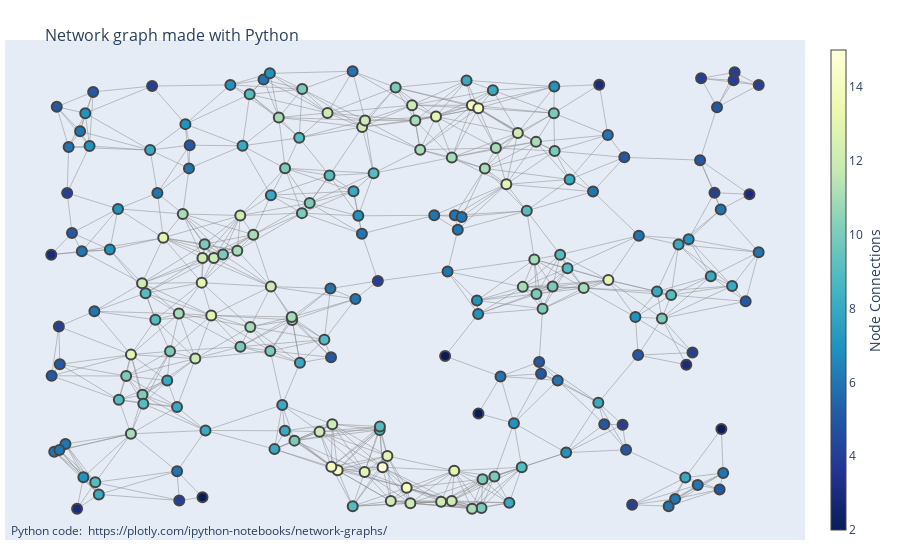

The notebook cell this image was saved under:
### Code cell
fig = go.Figure(data=[edge_trace, node_trace],
             layout=go.Layout(
                title='<br>Network graph made with Python',
                titlefont_size=16,
                showlegend=False,
                hovermode='closest',
                margin=dict(b=20,l=5,r=5,t=40),
                annotations=[ dict(
                    text="Python code: <a href='https://plotly.com/ipython-notebooks/network-graphs/'> https://plotly.com/ipython-notebooks/network-graphs/</a>",
                    showarrow=False,
                    xref="paper", yref="paper",
                    x=0.005, y=-0.002 ) ],
                xaxis=dict(showgrid=False, zeroline=False, showticklabels=False),
                yaxis=dict(showgrid=False, zeroline=False, showticklabels=False))
                )
fig.show()

### Figure 1 — Plotly figure (JSON) as saved in the notebook; plotly's stock layout.template omitted (floating-point values rounded to 4 significant figures; data arrays with more than 128 entries replaced by an {"elided": "..."} marker saying what was removed)
{"data": [{"hoverinfo": "none", "line": {"color": "#888", "width": 0.5}, "mode": "lines", "type": "scatter", "x": {"elided": "2466 float values"}, "y": {"elided": "2466 float values"}}, {"hoverinfo": "text", "marker": {"color": {"elided": "200 int values"}, "colorbar": {"thickness": 15, "title": {"side": "right", "text": "Node Connections"}, "xanchor": "left"}, "colorscale": [[0, "rgb(255,255,217)"], [0.125, "rgb(237,248,177)"], [0.25, "rgb(199,233,180)"], [0.375, "rgb(127,205,187)"], [0.5, "rgb(65,182,196)"], [0.625, "rgb(29,145,192)"], [0.75, "rgb(34,94,168)"], [0.875, "rgb(37,52,148)"], [1, "rgb(8,29,88)"]], "line": {"width": 2}, "reversescale": true, "showscale": true, "size": 10}, "mode": "markers", "text": {"elided": "200 str values"}, "type": "scatter", "x": {"elided": "200 float values"}, "y": {"elided": "200 float values"}}], "layout": {"annotations": [{"showarrow": false, "text": "Python code: <a href='https://plotly.com/ipython-notebooks/network-graphs/'> https://plotly.com/ipython-notebooks/network-graphs/</a>", "x": 0.005, "xref": "paper", "y": -0.002, "yref": "paper"}], "hovermode": "closest", "margin": {"b": 20, "l": 5, "r": 5, "t": 40}, "showlegend": false, "title": {"font": {"size": 16}, "text": "<br>Network graph made with Python"}, "xaxis": {"showgrid": false, "showticklabels": false, "zeroline": false}, "yaxis": {"showgrid": false, "showticklabels": false, "zeroline": false}}}
